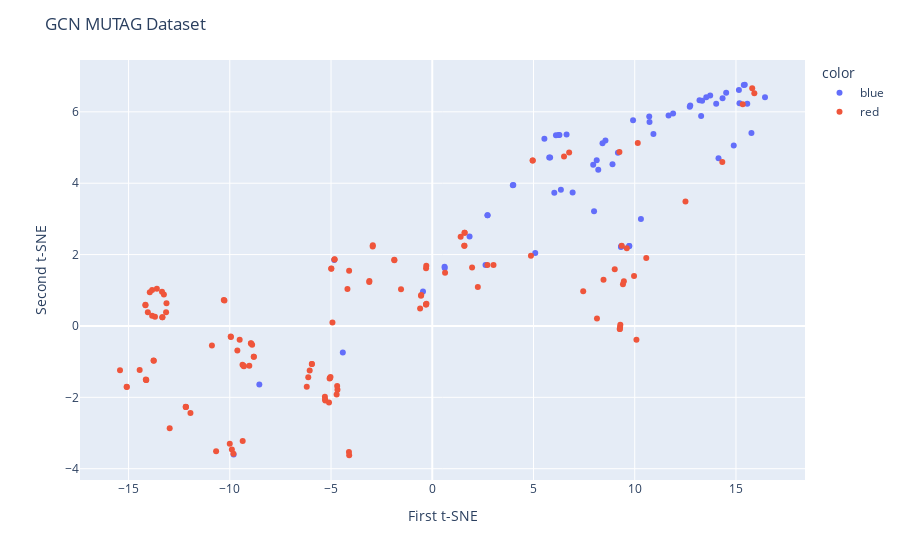

Here is the notebook cell this chart was saved with:
### Code cell
fig = px.scatter(x=X_tsne[:, 0], y=X_tsne[:, 1], color=labels)
fig.update_layout(
    title="GCN MUTAG Dataset",
    xaxis_title="First t-SNE",
    yaxis_title="Second t-SNE",
)
fig.show()
